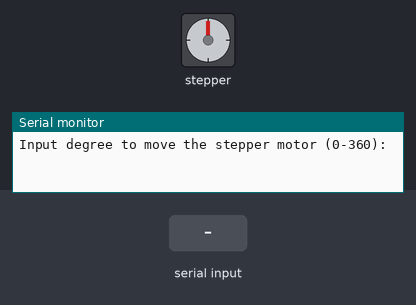
This sketch was run on a simulated ESP32. Parts: stepper motor, the last lines printed to the serial monitor. The inputs (shaded band) are chosen by the test bench. Stepper angles assume 200 steps per turn.

Above: at 1.2 s.
1.3 s: "90,45\n" received over Serial
At 3.0 s:
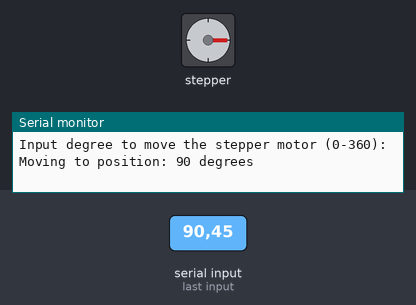
3.4 s: "30,150\n" received over Serial
At 5.1 s:
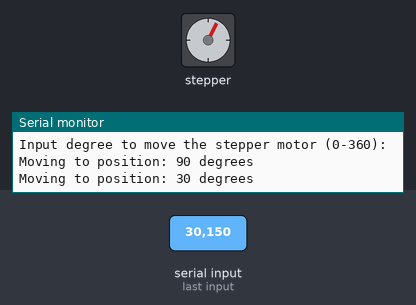
5.4 s: "200\n" received over Serial
At 6.9 s:
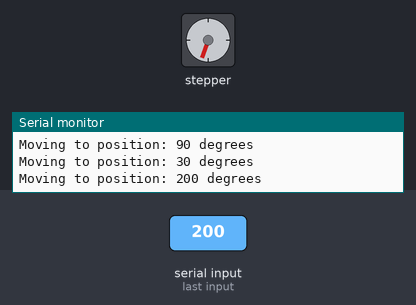
8.4 s: "5\n" received over Serial
At 8.85 s:
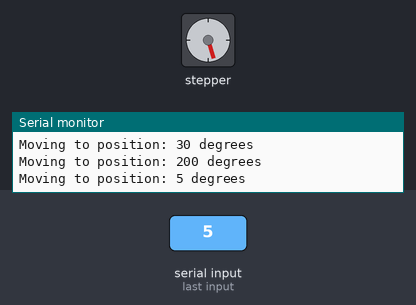
11.4 s: "200\n" received over Serial
At 11.55 s:
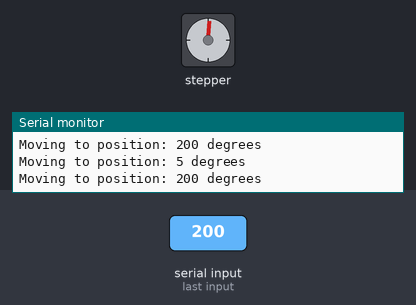
Timing chart, 0 to 14.4 s (numbered marks = the images above; inputs shaded):
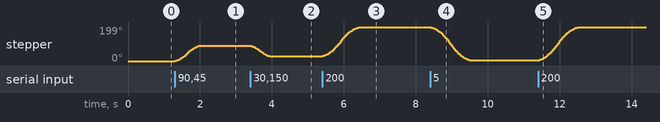

Measured:
- after the input at 1.3 s, stepper: turns 90° clockwise in 0.69 s, starting at once
- after the input at 3.4 s, stepper: turns 62° counter-clockwise in 0.54 s, starting at once
- after the input at 5.4 s, stepper: turns 171° clockwise in 1.1 s, starting at once
- after the input at 8.4 s, stepper: turns 196° counter-clockwise in 1.2 s, starting at once
- after the input at 11.4 s, stepper: turns 196° clockwise in 1.2 s, starting at once

The sketch:

stepper-unli.ino
```cpp
#include <AccelStepper.h>

// Define pin connections for ESP32
const int dirPin = 25;   // You can choose any suitable GPIO pin
const int stepPin = 26;  // You can choose any suitable GPIO pin

// Define motor interface type
#define motorInterfaceType 1

// Creates an instance
AccelStepper myStepper(motorInterfaceType, stepPin, dirPin);

// Konstanta untuk jumlah langkah per derajat
const int stepsPerRevolution = 200; // Misalnya, 200 langkah per putaran penuh (sesuaikan dengan stepper Anda)
const int degreesPerRevolution = 360;
const float stepsPerDegree = (float)stepsPerRevolution / degreesPerRevolution; // Langkah per derajat

void setup() {
  // Mulai komunikasi serial untuk menerima input dari keyboard
  Serial.begin(115200);

  // Set motor parameters for smooth movement
  myStepper.setMaxSpeed(700);      // Adjust maximum speed (steps per second)
  myStepper.setAcceleration(300);  // Adjust acceleration (steps per second squared)

  Serial.println("Input degree to move the stepper motor (0-360):");
}

void loop() {
  // Cek apakah ada input dari Serial Monitor
  if (Serial.available() > 0) {
    String input = Serial.readStringUntil('\n');  // Membaca input sampai 'Enter'
    int degree = input.toInt();  // Konversi input menjadi integer

    if (degree >= 0 && degree <= 360) {
      // Hitung langkah target berdasarkan input derajat
      int targetSteps = degree * stepsPerDegree;
      Serial.print("Moving to position: ");
      Serial.print(degree);
      Serial.println(" degrees");

      // Gerakkan stepper ke posisi target
      myStepper.moveTo(targetSteps);
    } else {
      Serial.println("Please input a value between 0 and 360.");
    }
  }

  // Move the motor to the target position
  myStepper.run();
}
```
